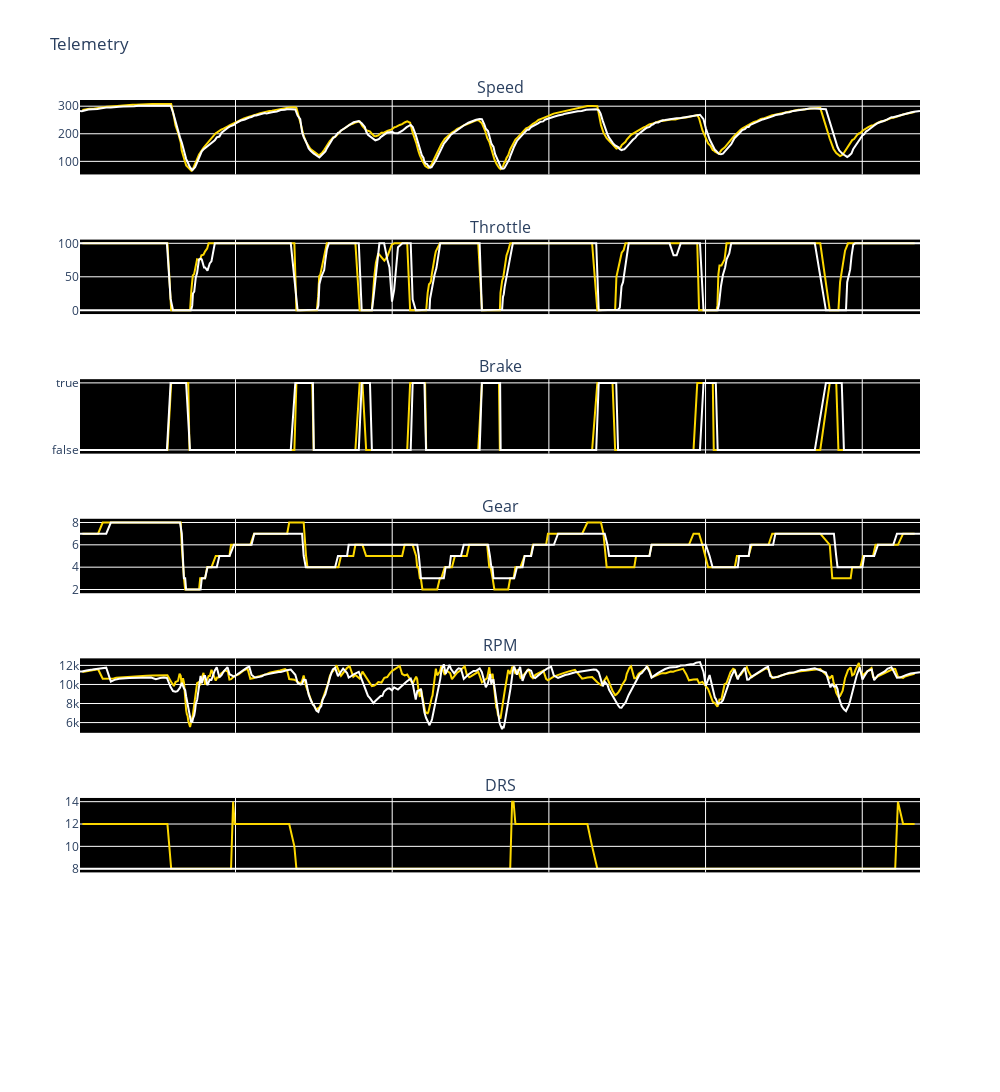

Write notebook code for a chart like this one.
### Code cell
import plotly.graph_objects as go
from plotly.subplots import make_subplots

# Create subplots with shared x-axis
fig = make_subplots(
    rows=7,
    cols=1,
    shared_xaxes=True,
    subplot_titles=("Speed", "Throttle", "Brake", "Gear", "RPM", "DRS"),
)

# Add traces for each subplot
fig.add_trace(
    go.Scatter(
        x=fastest_yuki["Distance"],
        y=fastest_yuki["Speed"],
        mode="lines",
        name="yuki" + " Speed",
        line=dict(color=ff1.plotting.team_color("RBR")),
        hovertemplate='%{y} km/h',
    ),
    row=1,
    col=1,
)
fig.add_trace(
    go.Scatter(
        x=fastest_mag["Distance"],
        y=fastest_mag["Speed"],
        mode="lines",
        name="Mag" + " Speed",
        line=dict(color=ff1.plotting.team_color("HAS")),
        hovertemplate='%{y} km/h'
    ),
    row=1,
    col=1,
)
fig.add_trace(
    go.Scatter(
        x=fastest_yuki["Distance"],
        y=fastest_yuki["Throttle"],
        mode="lines",
        name="yuki" + " Throttle",
        line=dict(color=ff1.plotting.team_color("RBR")),
        hovertemplate='%{y} %'
    ),
    row=2,
    col=1,
)
fig.add_trace(
    go.Scatter(
        x=fastest_mag["Distance"],
        y=fastest_mag["Throttle"],
        mode="lines",
        name="Mag" + " Throttle",
        line=dict(color=ff1.plotting.team_color("HAS")),
        hovertemplate='%{y} %'
    ),
    row=2,
    col=1,
)
fig.add_trace(
    go.Scatter(
        x=fastest_yuki["Distance"],
        y=fastest_yuki["Brake"],
        mode="lines",
        name="yuki" + " Brake",
        line=dict(color=ff1.plotting.team_color("RBR")),
        hovertemplate='%{y} '
    ),
    row=3,
    col=1,
)
fig.add_trace(
    go.Scatter(
        x=fastest_mag["Distance"],
        y=fastest_mag["Brake"],
        mode="lines",
        name="Mag" + " Brake",
        line=dict(color=ff1.plotting.team_color("HAS")),
        hovertemplate='%{y} '
    ),
    row=3,
    col=1,
)
fig.add_trace(
    go.Scatter(
        x=fastest_yuki["Distance"],
        y=fastest_yuki["nGear"],
        mode="lines",
        name="yuki" + " Gear",
        line=dict(color=ff1.plotting.team_color("RBR")),
        hovertemplate="Gear: %{y}", 
    ),
    row=4,
    col=1,

)
fig.add_trace(
    go.Scatter(
        x=fastest_mag["Distance"],
        y=fastest_mag["nGear"],
        mode="lines",
        name="Mag" + " Gear",
        line=dict(color=ff1.plotting.team_color("HAS")),
        hovertemplate="Gear: %{y}",
    ),
    row=4,
    col=1,
)
fig.add_trace(
    go.Scatter(
        x=fastest_yuki["Distance"],
        y=fastest_yuki["RPM"],
        mode="lines",
        name="yuki" + " RPM",
        line=dict(color=ff1.plotting.team_color("RBR")),
        hovertemplate='%{y} RPM'
    ),
    row=5,
    col=1,
)
fig.add_trace(
    go.Scatter(
        x=fastest_mag["Distance"],
        y=fastest_mag["RPM"],
        mode="lines",
        name="Mag" + " RPM",
        line=dict(color=ff1.plotting.team_color("HAS")),
        hovertemplate='%{y} RPM'),
    row=5,
    col=1,
)
fig.add_trace(
    go.Scatter(
        x=fastest_yuki["Distance"],
        y=fastest_yuki["DRS"],
        mode="lines",
        name="yuki" + " DRS",
        line=dict(color=ff1.plotting.team_color("RBR")),
        hovertemplate='{y}'
    ),
    row=6,
    col=1,
)
fig.add_trace(
    go.Scatter(
        x=fastest_mag["Distance"],
        y=fastest_mag["DRS"],
        mode="lines",
        name="Mag" + " DRS",
        line=dict(color=ff1.plotting.team_color("HAS")),
        hovertemplate='{y}'
    ),
    row=6,
    col=1,
)

# Update x-axis labels for the last subplot
fig.update_xaxes(title_text="Lap distance (meters)", row=7, col=1)

# Update layout for hover mode
fig.update_layout(
    title="Telemetry ",
    showlegend=False,
    height=1200,
    width=1000,
    title_text="Telemetry ",
    plot_bgcolor="black",
    hovermode="x unified", 
)

# Show figure
fig.show()

### Figure 1 — Plotly figure (JSON) as saved in the notebook; plotly's stock layout.template omitted (floating-point values rounded to 4 significant figures; data arrays with more than 128 entries replaced by an {"elided": "..."} marker saying what was removed)
{"data": [{"hovertemplate": "%{y} km/h", "line": {"color": "#fcd700"}, "mode": "lines", "name": "yuki Speed", "type": "scatter", "x": {"elided": "352 float values"}, "xaxis": "x", "y": {"elided": "352 int values"}, "yaxis": "y"}, {"hovertemplate": "%{y} km/h", "line": {"color": "#ffffff"}, "mode": "lines", "name": "Mag Speed", "type": "scatter", "x": {"elided": "367 float values"}, "xaxis": "x", "y": {"elided": "367 int values"}, "yaxis": "y"}, {"hovertemplate": "%{y} %", "line": {"color": "#fcd700"}, "mode": "lines", "name": "yuki Throttle", "type": "scatter", "x": {"elided": "352 float values"}, "xaxis": "x2", "y": {"elided": "352 int values"}, "yaxis": "y2"}, {"hovertemplate": "%{y} %", "line": {"color": "#ffffff"}, "mode": "lines", "name": "Mag Throttle", "type": "scatter", "x": {"elided": "367 float values"}, "xaxis": "x2", "y": {"elided": "367 int values"}, "yaxis": "y2"}, {"hovertemplate": "%{y} ", "line": {"color": "#fcd700"}, "mode": "lines", "name": "yuki Brake", "type": "scatter", "x": {"elided": "352 float values"}, "xaxis": "x3", "y": {"elided": "352 bool values"}, "yaxis": "y3"}, {"hovertemplate": "%{y} ", "line": {"color": "#ffffff"}, "mode": "lines", "name": "Mag Brake", "type": "scatter", "x": {"elided": "367 float values"}, "xaxis": "x3", "y": {"elided": "367 bool values"}, "yaxis": "y3"}, {"hovertemplate": "Gear: %{y}", "line": {"color": "#fcd700"}, "mode": "lines", "name": "yuki Gear", "type": "scatter", "x": {"elided": "352 float values"}, "xaxis": "x4", "y": {"elided": "352 int values"}, "yaxis": "y4"}, {"hovertemplate": "Gear: %{y}", "line": {"color": "#ffffff"}, "mode": "lines", "name": "Mag Gear", "type": "scatter", "x": {"elided": "367 float values"}, "xaxis": "x4", "y": {"elided": "367 int values"}, "yaxis": "y4"}, {"hovertemplate": "%{y} RPM", "line": {"color": "#fcd700"}, "mode": "lines", "name": "yuki RPM", "type": "scatter", "x": {"elided": "352 float values"}, "xaxis": "x5", "y": {"elided": "352 int values"}, "yaxis": "y5"}, {"hovertemplate": "%{y} RPM", "line": {"color": "#ffffff"}, "mode": "lines", "name": "Mag RPM", "type": "scatter", "x": {"elided": "367 float values"}, "xaxis": "x5", "y": {"elided": "367 int values"}, "yaxis": "y5"}, {"hovertemplate": "{y}", "line": {"color": "#fcd700"}, "mode": "lines", "name": "yuki DRS", "type": "scatter", "x": {"elided": "352 float values"}, "xaxis": "x6", "y": {"elided": "352 int values"}, "yaxis": "y6"}, {"hovertemplate": "{y}", "line": {"color": "#ffffff"}, "mode": "lines", "name": "Mag DRS", "type": "scatter", "x": {"elided": "367 float values"}, "xaxis": "x6", "y": {"elided": "367 int values"}, "yaxis": "y6"}], "layout": {"annotations": [{"font": {"size": 16}, "showarrow": false, "text": "Speed", "x": 0.5, "xanchor": "center", "xref": "paper", "y": 1.0, "yanchor": "bottom", "yref": "paper"}, {"font": {"size": 16}, "showarrow": false, "text": "Throttle", "x": 0.5, "xanchor": "center", "xref": "paper", "y": 0.8469, "yanchor": "bottom", "yref": "paper"}, {"font": {"size": 16}, "showarrow": false, "text": "Brake", "x": 0.5, "xanchor": "center", "xref": "paper", "y": 0.6939, "yanchor": "bottom", "yref": "paper"}, {"font": {"size": 16}, "showarrow": false, "text": "Gear", "x": 0.5, "xanchor": "center", "xref": "paper", "y": 0.5408, "yanchor": "bottom", "yref": "paper"}, {"font": {"size": 16}, "showarrow": false, "text": "RPM", "x": 0.5, "xanchor": "center", "xref": "paper", "y": 0.3878, "yanchor": "bottom", "yref": "paper"}, {"font": {"size": 16}, "showarrow": false, "text": "DRS", "x": 0.5, "xanchor": "center", "xref": "paper", "y": 0.2347, "yanchor": "bottom", "yref": "paper"}], "height": 1200, "hovermode": "x unified", "plot_bgcolor": "black", "showlegend": false, "title": {"text": "Telemetry "}, "width": 1000, "xaxis": {"anchor": "y", "domain": [0, 1], "matches": "x7", "showticklabels": false}, "xaxis2": {"anchor": "y2", "domain": [0, 1], "matches": "x7", "showticklabels": false}, "xaxis3": {"anchor": "y3", "domain": [0, 1], "matches": "x7", "showticklabels": false}, "xaxis4": {"anchor": "y4", "domain": [0, 1], "matches": "x7", "showticklabels": false}, "xaxis5": {"anchor": "y5", "domain": [0, 1], "matches": "x7", "showticklabels": false}, "xaxis6": {"anchor": "y6", "domain": [0, 1], "matches": "x7", "showticklabels": false}, "xaxis7": {"anchor": "y7", "domain": [0, 1], "title": {"text": "Lap distance (meters)"}}, "yaxis": {"anchor": "x", "domain": [0.9184, 1.0]}, "yaxis2": {"anchor": "x2", "domain": [0.7653, 0.8469]}, "yaxis3": {"anchor": "x3", "domain": [0.6122, 0.6939]}, "yaxis4": {"anchor": "x4", "domain": [0.4592, 0.5408]}, "yaxis5": {"anchor": "x5", "domain": [0.3061, 0.3878]}, "yaxis6": {"anchor": "x6", "domain": [0.1531, 0.2347]}, "yaxis7": {"anchor": "x7", "domain": [0, 0.08163]}}}
